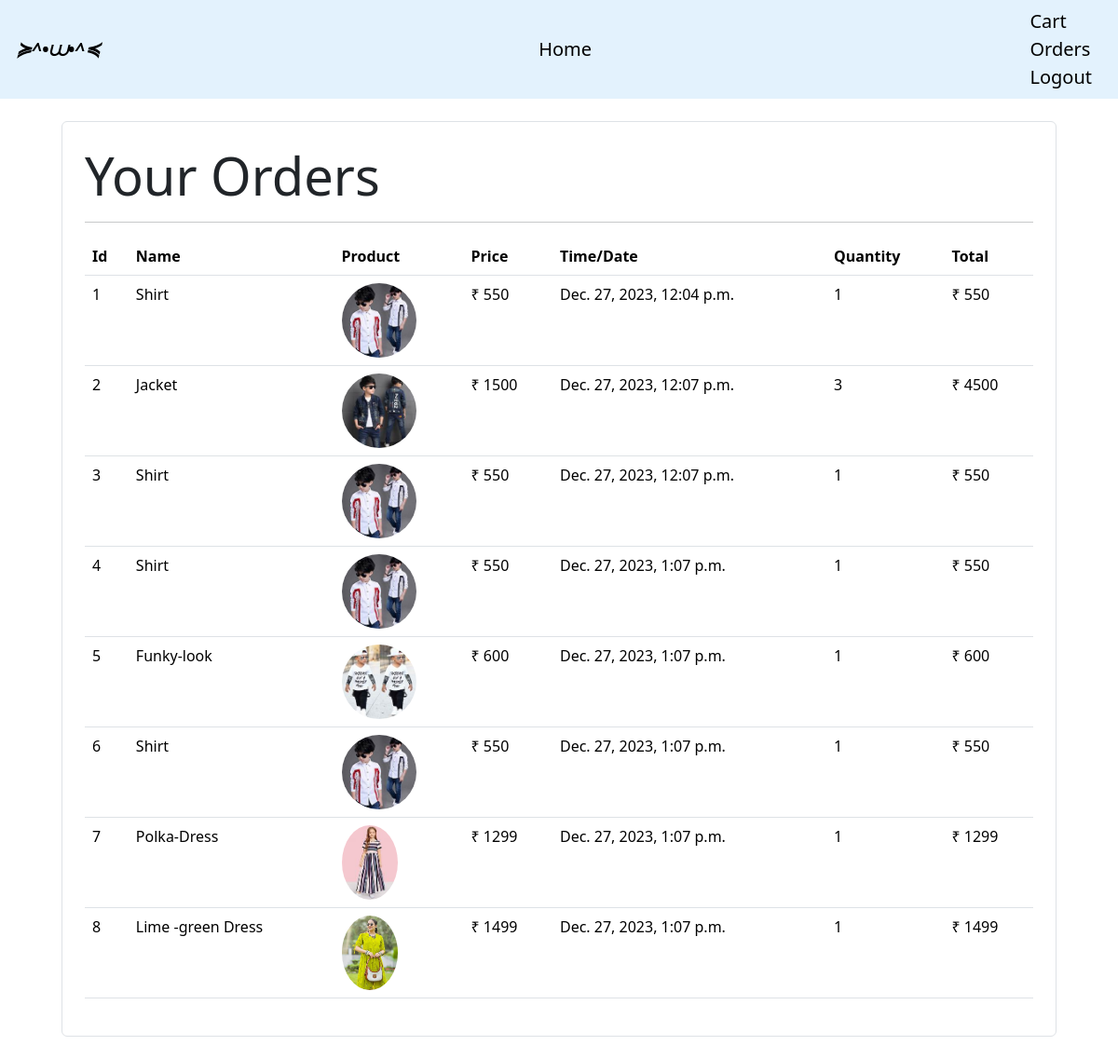
/orders/ (signed in), run on the app's committed database.
### store/models/orders.py (models this page shows, shortened)
class Order(models.Model):
 product=models.ForeignKey(Product, on_delete=models.CASCADE)
 customer=models.ForeignKey(Customer, on_delete=models.CASCADE)
 quantity=models.IntegerField(default=1)
 price=models.IntegerField()
 address=models.CharField(max_length=100)
 phone=models.CharField(max_length=50)
 date=models.DateTimeField(default=timezone.now)
 status=models.BooleanField(default=False)
 @staticmethod
 def get_orders_by_customer(customer_id):
  return Order.objects.filter(customer=customer_id)

### store/models/product.py (models this page shows, shortened)
class Product(models.Model):
 name=models.CharField(max_length=50)
 price =models.IntegerField()
 category=models.ForeignKey(Category, on_delete=models.CASCADE, default=1)
 image=models.ImageField(upload_to="uploads/products")

### store/middlewares/authmiddle.py (the view)
 def middleware(request):
  print("middleware")
  returnUrl=request.META['PATH_INFO']
  print(returnUrl)
  print(request.session.get('customer_id'))
  if not request.session.get('customer_id'):
   return redirect(f'login?return_url={returnUrl}')
  response=get_response(request)
  return response

### store/templatetags/cart.py (called while the page is built)
@register.filter(name="currency")
def currency(number):
 return "₹ "+ str(number)

@register.filter(name="multiply")
def multiply(number, number1):
 return number * number1

### store/views.py (called while the page is built)
  def get(self, request):
    customer=request.session.get('customer_id')
    orders=Order.get_orders_by_customer(customer)
    print(orders)
    return render(request, 'orders.html', {'orders':orders})

### store/templates/orders.html (shortened to what this page needs)
{% extends 'base.html' %}
{% block content %}
{% load cart %}
<div class="container">
 <div class="border rounded p-4 m-4">
<p class="display-4">Your Orders</p>
<hr>
  <table class="table">
   <thead>
    <tr>
     <th>Id</th>
     <th>Name</th>
     <th>Product</th>
     <th>Price</th>
     <th>Time/Date</th>
     <th>Quantity</th>
     <th>Total</th>
      </tr>
   </thead>
   <tbody>
    {% for order in orders %}
    <tr>
     <td>{{forloop.counter}}</td>
     <td>{{order.product.name}}</td>
     <td><img src="{{order.product.image.url}}" style="height: 80px;" class="rounded-circle"  alt=""></td>
     <td>{{order.price|currency}}</td>
     <td>{{order.date}}</td>
     <td>{{order.quantity}}</td>
     <td>{{order.quantity|multiply:order.price|currency}}</td>
    </tr>
    {% endfor %}
   </tbody>
  </table>
    </div>
 </div>
{% endblock %}

### store/templates/base.html (shortened to what this page needs)
<!doctype html>
<html lang="en">
  <head>
    <link href="https://cdn.jsdelivr.net/npm/bootstrap@5.3.2/dist/css/bootstrap.min.css" rel="stylesheet">
  </head>
  <body>
  <nav class="navbar" style="background-color: #e3f2fd;">
   <div class="container-fluid">
     <a class="navbar-brand" href="#"><i><b>≽^•⩊•^≼</b></i></a>
      <a class="navbar-brand" href="/">Home</a>
     <div class="row">
      <div class="col-md-4">
        <ul class="navbar-nav">
          <li class="nav-item">
            <a class="navbar-brand" href="/cart">Cart</a>
          </li>
          <li class="nav-item">
            <a class="navbar-brand" href="/orders">Orders</a>
          </li>
          {% if request.session.customer_id %}
          <li class="nav-item">
            <a class="navbar-brand" href="/logout">Logout</a>
          </li>
          {% endif %}
        </ul>
    </div>
  </div>
    </div>
  </nav>
  {% block content %} {% endblock %}
  </body>
</html>

### store/templates/base.html (style rules this page uses)
.navbar-brand { margin-right: 0px; margin-left: 5px; }

### data on the page
Order: product.name "Shirt", product.image (picture), price "₹ 550", date "Dec. 27, 2023, 12:04 p.m.", quantity "1", quantity|multiply "₹ 550"
Order: product.name "Jacket", product.image (picture), price "₹ 1500", date "Dec. 27, 2023, 12:07 p.m.", quantity "3", quantity|multiply "₹ 4500"
Order: product.name "Shirt", product.image (picture), price "₹ 550", date "Dec. 27, 2023, 12:07 p.m.", quantity "1", quantity|multiply "₹ 550"
Order: product.name "Shirt", product.image (picture), price "₹ 550", date "Dec. 27, 2023, 1:07 p.m.", quantity "1", quantity|multiply "₹ 550"
Order: product.name "Funky-look", product.image (picture), price "₹ 600", date "Dec. 27, 2023, 1:07 p.m.", quantity "1", quantity|multiply "₹ 600"
Order: product.name "Shirt", product.image (picture), price "₹ 550", date "Dec. 27, 2023, 1:07 p.m.", quantity "1", quantity|multiply "₹ 550"
Order: product.name "Polka-Dress", product.image (picture), price "₹ 1299", date "Dec. 27, 2023, 1:07 p.m.", quantity "1", quantity|multiply "₹ 1299"
Order: product.name "Lime -green Dress", product.image (picture), price "₹ 1499", date "Dec. 27, 2023, 1:07 p.m.", quantity "1", quantity|multiply "₹ 1499"
